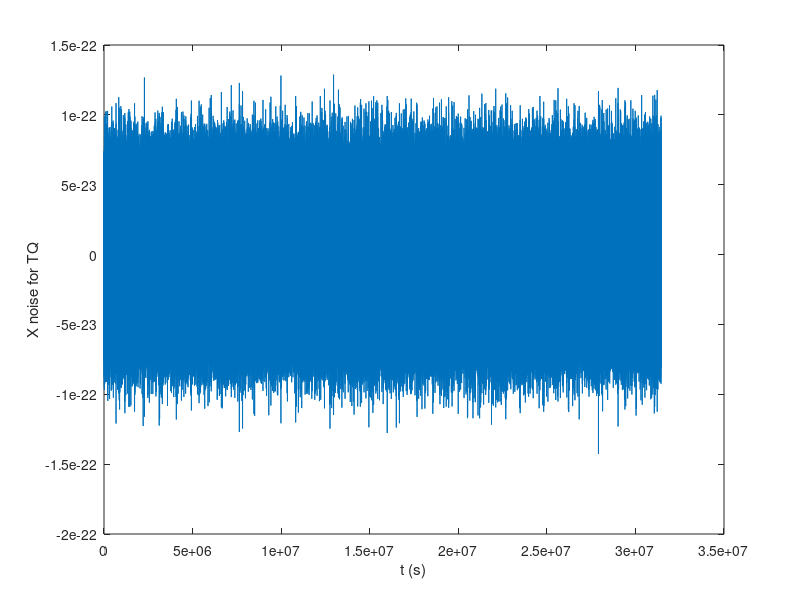
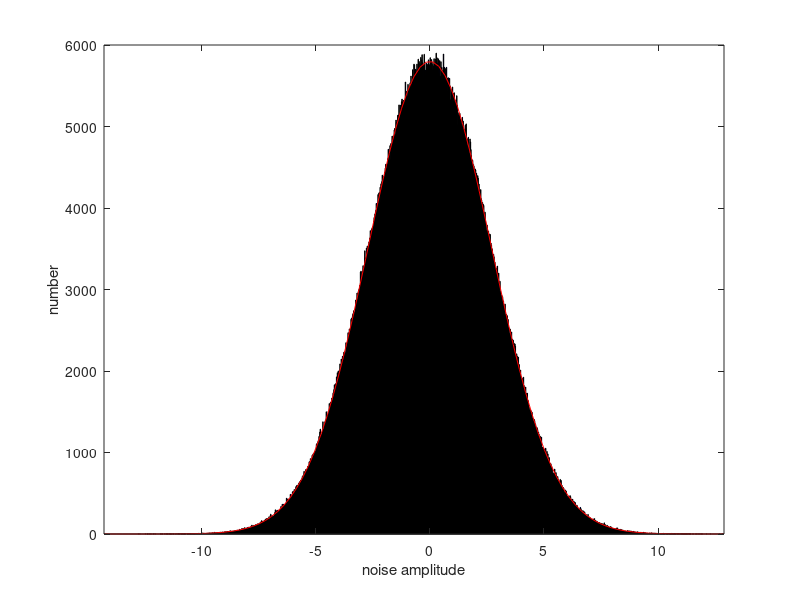
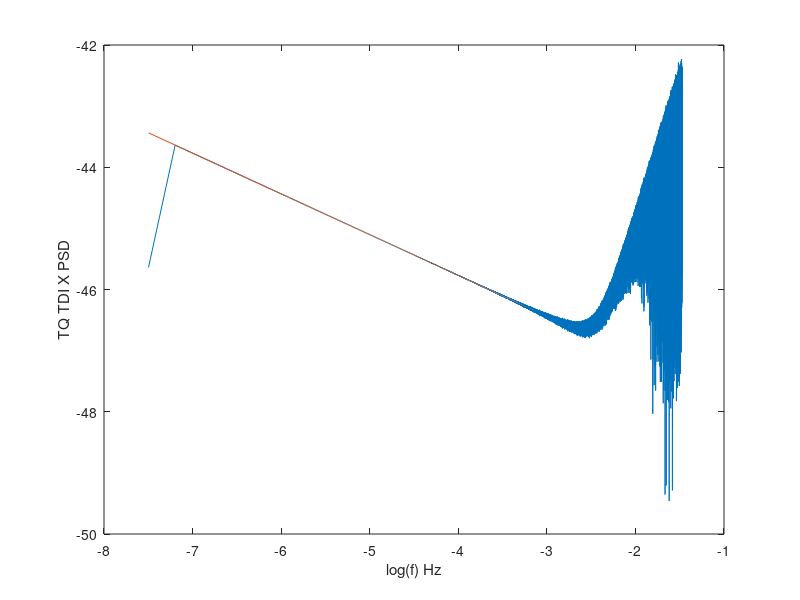

Write the MATLAB code that produced these figures, in order.
%% start from Time Domain . 2020/5/22

paras=[2^21,1/15];  %2^21 is the number of time series
N=paras(1)/2+1;
fs=paras(2);   %sampling frequency
c=3.0*10^8;
L=1.7*10^8;
fb=(1:N)/N*fs/2;  %the frequency bin
% S_pm=2.5*10^-48*fb.^-2;%the one-side noise power spectral density of proof mass;
% S_op=1.8*10^-37*fb.^2;%the one-side noise power spectral density of optical path;
%the noise' transfer function of AET.
S_pm=2.8*10^(-41)*(1+(fb/3*10^(-3)).^2).^2.*(fb/10^(-4)).^(-8/3);
S_shot=4.3865*10^(-40)*fb.^2; 
% S_shot(i)=5.3*10^(-38)*f(i).^2;   %LISA
S_X=(4*sin(4*pi*fb*L/c).^2+32*sin(2*pi*fb*L/c).^2).*S_pm...
   +16*sin(2*pi*fb*L/c).^2.*S_shot;
%generate the time-series random noise satifying the TDI X combination noise PSD
%spectrum under the choosed sampling frequency.
h_fX1=sqrt(1/2)*S_X.^(1/2);
X_PHI=unifrnd(0,2*pi,1,length(fb)); %generate the uniform distributions random phase.
h_fX2=h_fX1.*exp(1i*X_PHI);

h_fX=[h_fX2,conj(fliplr(h_fX2(2:end)))];%let hf conjugate symmetry,so the ifft time series is real
X_noise1=sqrt(fs*2*N)*ifft(h_fX);%factor sqrt(fs*2*N) is the relationship between continuous and discrete spectrum
X_noise=real(X_noise1(1:end-1));

t=1:1/fs:2*(N-1)/fs;
figure
plot(t,X_noise)
xlabel('t (s)')
ylabel('X noise for TQ')

%Gaussian noise test
figure
histfit(X_noise*10^23)
xlabel('noise amplitude')
ylabel('number')

% PSD test
psd_X=abs(fft(X_noise)).^2/fs/(2*(N-1));
figure
plot(log10(fb),log10(2*psd_X(1:N)))
xlabel('log(f) Hz')
ylabel('TQ TDI X PSD')
hold on
plot(log10(fb),log10(S_X))
%% start from frequncy domain 2020/5/22

% M=2^21; % Number of points in the PSD
% fmax=1/30; % Maximal frequency in the PSD
% f=linspace(10^(-7),fmax,M); %frequency axis for evaluating the PSD
% 
% %PSD function evaluated at the discreet points
% 
% c=3.0*10^8;
% L=1.7*10^8;
% 
% S_ps=1.0*10^(-24);
% S_acc=1.0*10^(-30);
% 
% S_pm=2.8*10^(-41)*(1+(f/3*10^(-3)).^2).^2.*(f/10^(-4)).^(-8/3);
% S_shot=4.3865*10^(-40)*f.^2; 
% % S_shot(i)=5.3*10^(-38)*f(i).^2;   %LISA
% S_X=(4*sin(4*pi*f*L/c).^2+32*sin(2*pi*f*L/c).^2).*S_pm...
%    +16*sin(2*pi*f*L/c).^2.*S_shot;
% 
% PSDfkt=S_X;
% %Add the symmetric part to the PSD function needed for getting real value
% PSDfkt2=[PSDfkt fliplr(PSDfkt(2:end))];
% 
% rn=randn(1,length(PSDfkt2));  %generate time series based on the method of Mina Abdallah
% sig_t=ifft(fft(rn).*sqrt(PSDfkt2))*fmax^(1/2);
% sig=sig_t(1:M);
% %corresponding sample frequency in the time domain
% fsamp=2*fmax;
% t=1:1/fsamp:M/fsamp;

% %use matlab periodogram to estimate PSD
% [pest,fest]=periodogram(sig,[],2^16,fsamp);
% %manual FFT based estimate
% % see https://en.wikipedia.org/wiki/Spectral_density#Power_spectral_density
% pest2=fft(sig).*conj(fft(sig));        %% hxc add pest2=abs(fft(sig)).^2;
% pest2=2*pest2(1:M)/fsamp/length(sig);  %% sig psd calculate
% fest2=fsamp*(0:(M-1))/M;               %% time correponding to frequency . max(fest2)=1/15


